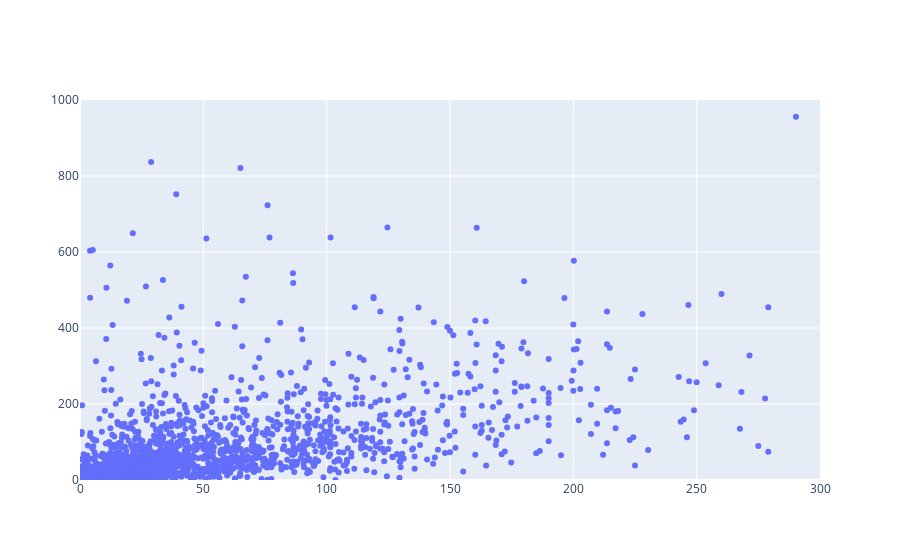

The code cell stored with this chart in its notebook:
### Markdown cell above
Huh, well we should've known.  Now let's zoom in on our dataset so that our plot no longer expands for just a few of the outliers. We will set the x-axis of our plot to go from zero to 300 million dollars, and the y-axis of our plot to go from zero to one billion dollars.

### Code cell
from graph import build_layout
revenues_per_budgets_trace = trace_values(budgets, domestic_revenues, text = titles)
revenues_layout = build_layout(x_range = [0, 300], y_range = [0, 1000])
plot([revenues_per_budgets_trace], revenues_layout)

### Figure 1 — Plotly figure (JSON) as saved in the notebook; plotly's stock layout.template omitted (floating-point values rounded to 4 significant figures; data arrays with more than 128 entries replaced by an {"elided": "..."} marker saying what was removed)
{"data": [{"mode": "markers", "name": "data", "text": {"elided": "1776 str values"}, "type": "scatter", "x": {"elided": "1776 float values"}, "y": {"elided": "1776 float values"}}], "layout": {"xaxis": {"range": [0, 300]}, "yaxis": {"range": [0, 1000]}}}
